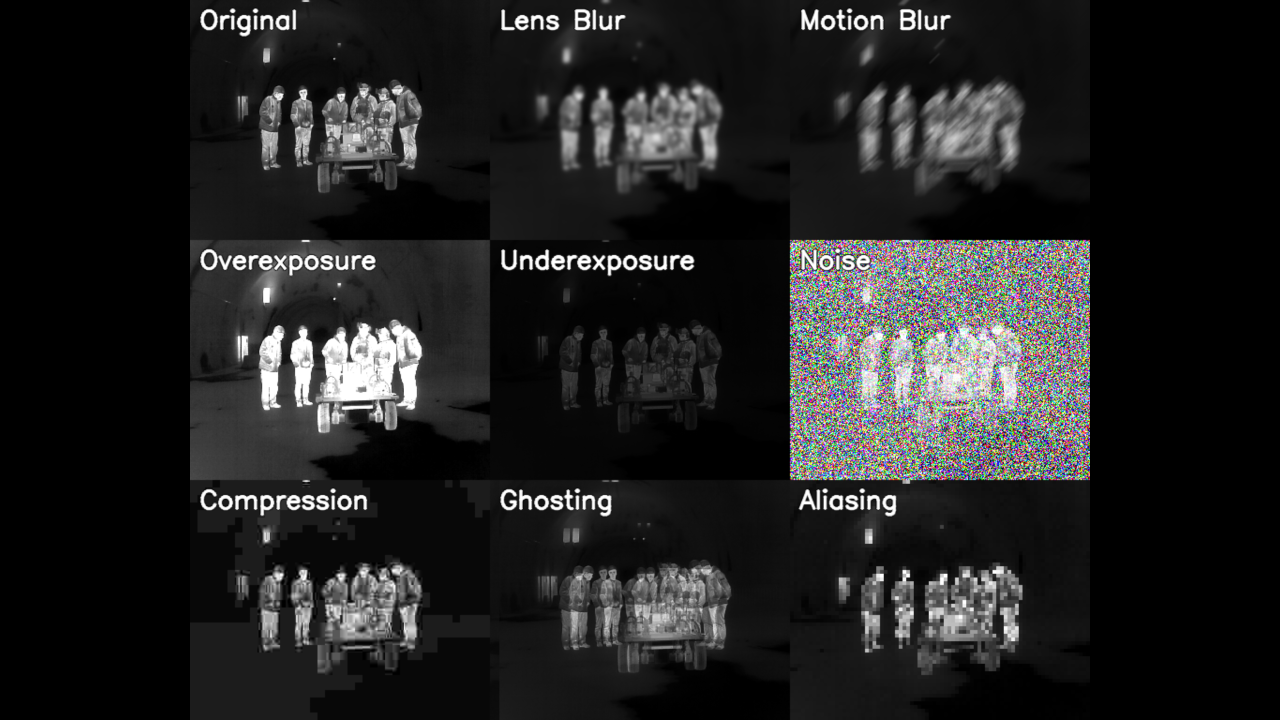
#> input picture pics/archimedes_distorted_frames.png, 2560 x 1440 px (shown at 1/2 size)
$ python -i distortions.py   (imports and definitions only)
#> lines starting #> are read from the running program, lines starting #| are printed output that depends on the picture
import cv2
import numpy as np
from PIL import Image, ImageEnhance

# Sorbel mask for edge detection

# Utility: Convert between PIL and OpenCV
def cv2_to_pil(img): return Image.fromarray(cv2.cvtColor(img, cv2.COLOR_BGR2RGB))
def pil_to_cv2(img): return cv2.cvtColor(np.array(img), cv2.COLOR_RGB2BGR)

# 1. Lens Blur (Gaussian blur)
def add_lens_blur(img, ksize=11):
    '''Uniform blur across the image due to out-of-focus lens.'''
    return cv2.GaussianBlur(img, (ksize, ksize), 0)

# 2. Motion Blur (Directional)
# [7 lines left out: function add_motion_blur, not called in this run]

# 3. Blackout
def add_blackout(img):
    '''Frame is completely or mostly dark; no visible content.'''
    return np.zeros_like(img)

# 4. Overexposure
def add_overexposure(img, factor=2.5):
    '''Washed-out, overly bright regions with loss of detail (high pixel intensities).'''
    pil_img = cv2_to_pil(img)
    enhancer = ImageEnhance.Brightness(pil_img)
    return pil_to_cv2(enhancer.enhance(factor))

# 5. Underexposure
# [41 lines left out: functions add_underexposure, add_noise, add_compression_artifacts, add_color_distortion, add_glare, add_ghosting, not called in this run]

# 11. Flicker (brightness pulse)
def add_flicker(img, factor=1.8):
    '''Sudden brightness change in a single frame (common in videos).'''
    return add_overexposure(img, factor)

# 12. Frame Freeze (return unchanged copy)
def add_frame_freeze(img):
    '''Frame repeated multiple times, possibly due to dropped frames.'''
    return img.copy()

# 13. Obstruction (hand/fog simulation)
# [20 lines left out: functions add_obstruction, add_crop, add_aliasing, not called in this run]

>>> import cv2
>>> picture = cv2.imread('../../pics/archimedes_distorted_frames.png')
#> picture is the input picture: shape (1440, 2560, 3); mean B, G, R 34.5, 34.6, 34.5
>>> result = add_overexposure(picture)
#> in pil_to_cv2, `def pil_to_cv2(img): return cv2.cvtColor(np.array(img), cv2.COLOR_RGB2..`:
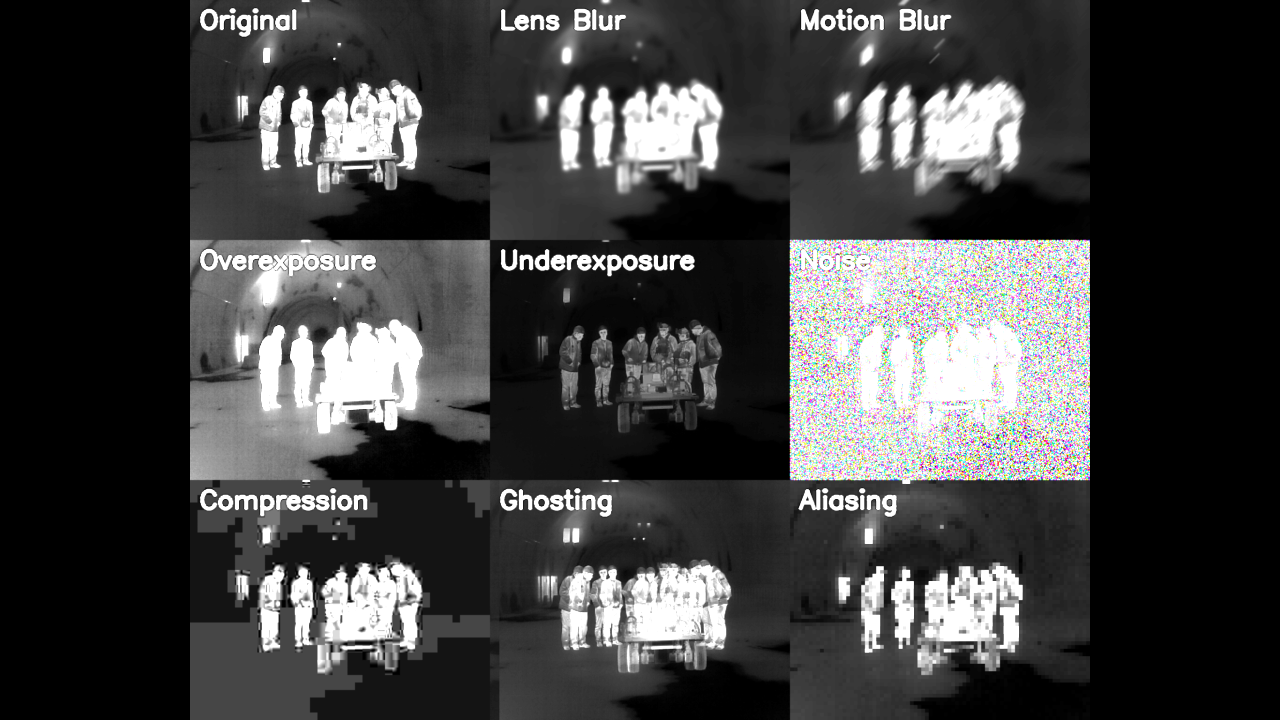
#> returned value: shape (1440, 2560, 3) (shown at 1/2 size); mean R, G, B 64.5, 64.5, 64.5
